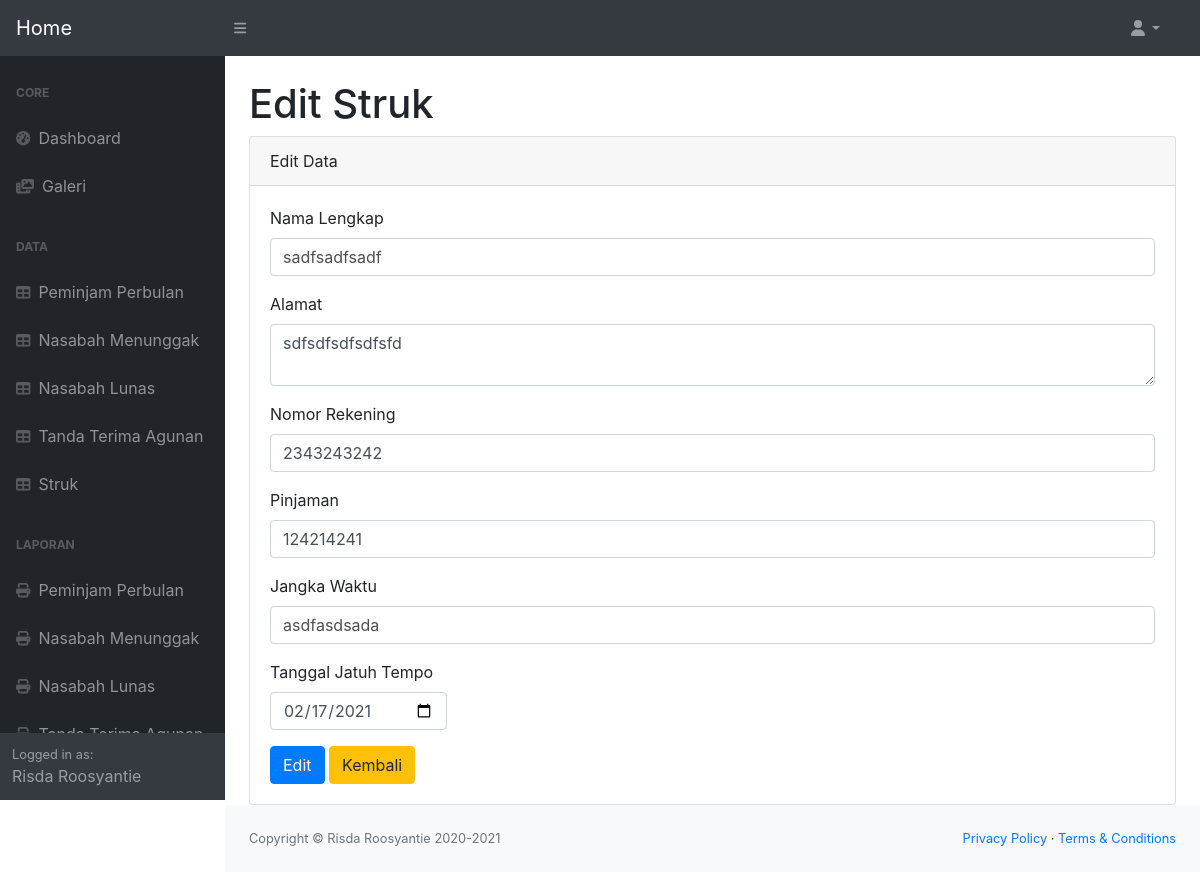
The app's page /edit-data-struk.php?id=1 (signed in) with its own data.
### tables this page shows
CREATE TABLE `struk` (
  `id` int(11) NOT NULL,
  `nama` varchar(255) NOT NULL,
  `alamat` text NOT NULL,
  `norekening` varchar(255) NOT NULL,
  `pinjaman` varchar(255) NOT NULL,
  `jangkawaktu` varchar(255) NOT NULL,
  `tgljatuhtempo` date NOT NULL
);

### edit-data-struk.php (the view, shortened to what this page needs)
<?php
include 'header.php';
require 'include/function.php';
$id = $_GET['id'] ? $_GET['id'] : "";
$sql = mysqli_query($link, "SELECT * FROM struk WHERE id='$id'");
$row = mysqli_fetch_array($sql);
?>
<main>
    <div class="container-fluid">
        <h1 class="mt-4">Edit Struk</h1>
        <div class="card">
            <div class="card-header">Edit Data
            </div>
            <div class="card-body">
                <form class="form-item" action="" method="post" role="form">
                    <div class="form-group">
                        <label for="nama">Nama Lengkap</label>
                        <input type="text" class="form-control" name="nama" placeholder="Risda Roosyantie" required="required" value="<?= $row['nama']; ?>">
                    </div>
                    <div class="form-group">
                        <label for="alamat">Alamat</label>
                        <textarea class="form-control" name="alamat" placeholder="Jalan. Menuju Hatimu" required="required"><?= $row['alamat']; ?></textarea>
                    </div>
                    <div class="form-group">
                        <label for="norekening">Nomor Rekening</label>
                        <input type="number" class="form-control" name="norekening" placeholder="4531***********" required="required" value="<?= $row['norekening']; ?>">
                    </div>
                    <div class="form-group">
                        <label for="pinjaman">Pinjaman</label>
                        <input type="number" class="form-control" name="pinjaman" placeholder="600000" required="required" value="<?= $row['pinjaman']; ?>">
                    </div>
                    <div class="form-group">
                        <label for="jangkawaktu">Jangka Waktu</label>
                        <input type="text" class="form-control" name="jangkawaktu" placeholder="3 Bulan" required="required" value="<?= $row['jangkawaktu']; ?>">
                    </div>
                    <div class="form-group row-cols-lg-5">
                        <label for="tgljatuhtempo">Tanggal Jatuh Tempo</label>
                        <input type="date" class="form-control" name="tgljatuhtempo" pattern="\d{1,2}-\d{1,2}-\d{4}" required="required" value="<?= $row['tgljatuhtempo']; ?>">
                    </div>
                    <button type="submit" name="editstruk" class="btn btn-primary" onclick="return confirm('Simpan perubahan?')">Edit</button>
                    <a href="data-struk.php" class="btn btn-warning" onclick="return confirm('Yakin batal edit?')">Kembali</a>
                </form>
            </div>
        </div>
    </div>
</main>
<?php
include 'footer.php';
?>

### records on screen
struk: nama "sadfsadfsadf", alamat "sdfsdfsdfsdfsfd", norekening "2343243242", pinjaman "124214241", jangkawaktu "asdfasdsada", tgljatuhtempo "02/17/2021"

### other values on screen
$_SESSION['nama'] "Risda Roosyantie"
